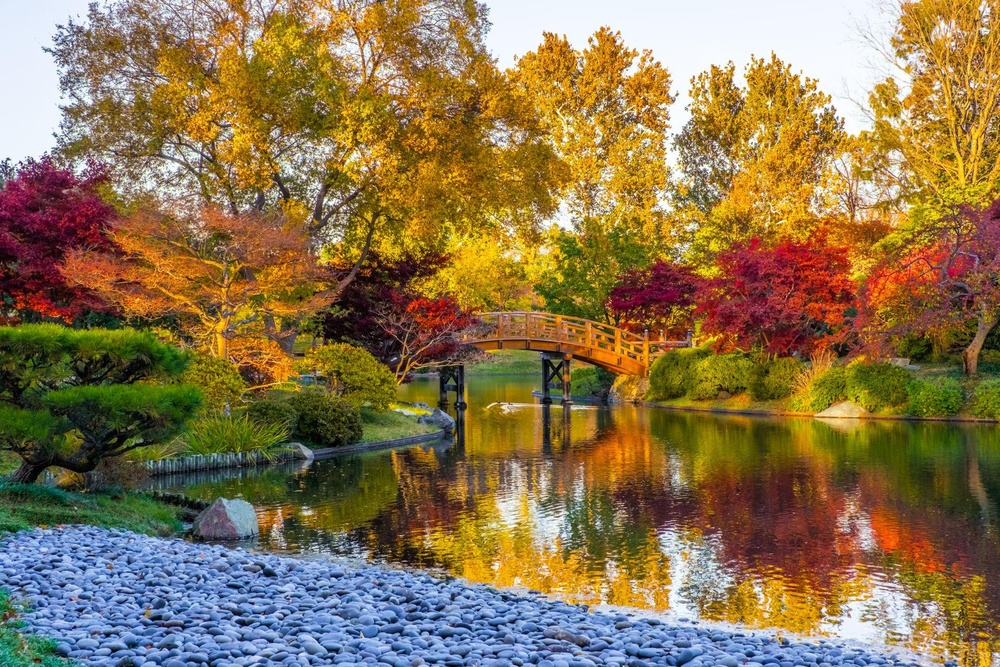
#> input picture lab4/jesien.jpg, 1000 x 667 px, shrunk from 1920 x 1280 before the run; the run also reads 1 picture not shown here
$ python lab4.py
#> lines starting #> are read from the running program, lines starting #| are printed output that depends on the picture
from PIL import Image, ImageOps
import numpy as np
from PIL import ImageChops
import matplotlib.pyplot as plt
im1 = Image.open('jesien.jpg')
#> im1 is the input picture: PIL image 1000x667 RGB; mean R, G, B 138.1, 116.3, 78.7
print("tryb", im1.mode)
#| tryb RGB
print("format", im1.format)
#| format JPEG
print("rozmiar", im1.size)
#| rozmiar (1000, 667)
T = np.array(im1)
t_r = T[:, :, 0]
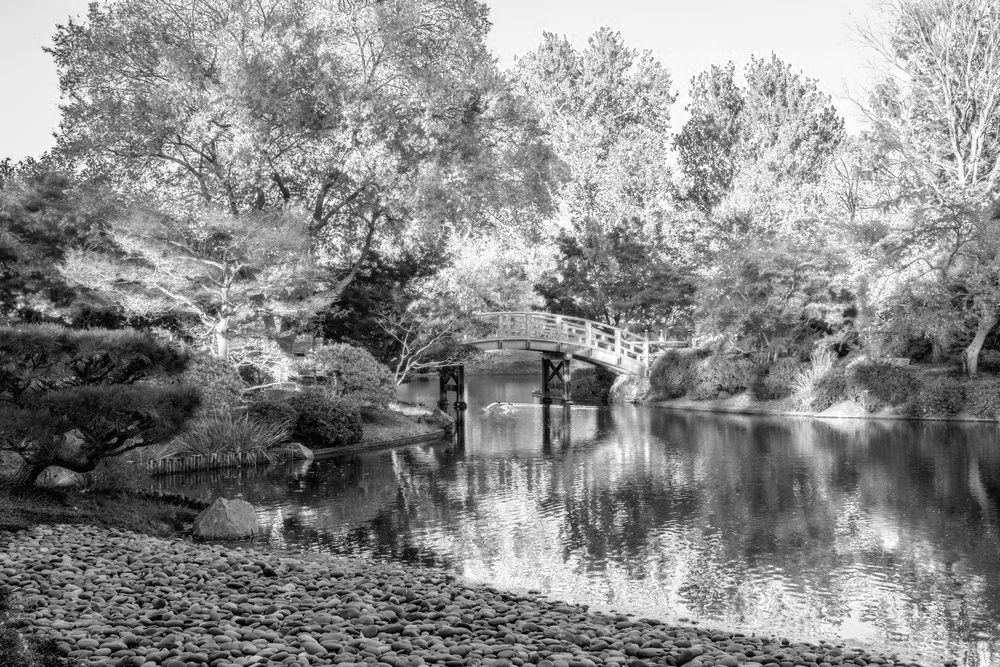
#> t_r: shape (667, 1000); min 0, max 255, mean 138.1
im_r = Image.fromarray(t_r)
t_g = T[:, :, 1]
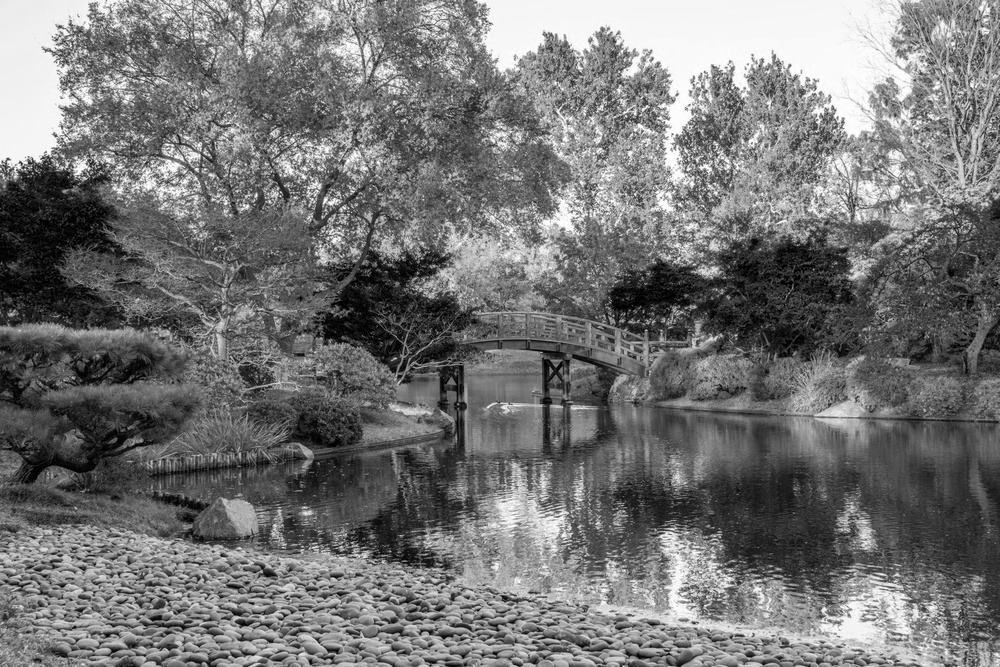
#> t_g: shape (667, 1000); min 0, max 255, mean 116.3
im_g = Image.fromarray(t_g)
t_b = T[:, :, 2]
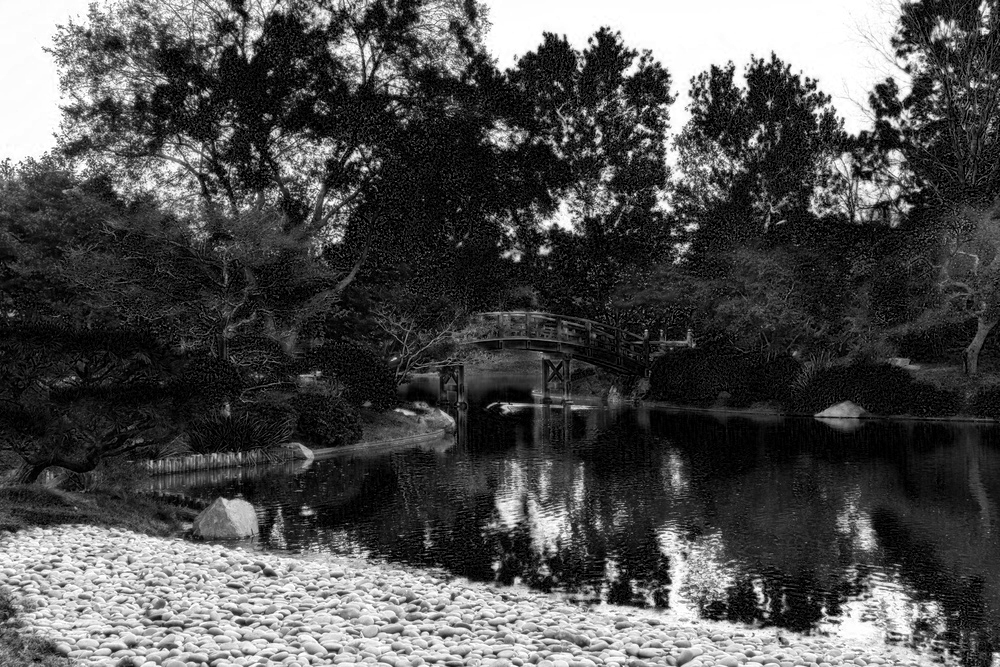
#> t_b: shape (667, 1000); min 0, max 255, mean 78.7
im_b = Image.fromarray(t_b)
im2 = Image.merge('RGB', (im_r, im_g, im_b))
diff = ImageChops.difference(im1, im2)
#> diff: PIL image 1000x667 RGB; every value is 0
print("Czy tablice sa rowne? ",np.array_equal(im1,im2))
#| Czy tablice sa rowne?  True
r, g, b = im1.split()
print("tryb", r.mode)
#| tryb L
print("tryb", g.mode)
#| tryb L
print("tryb", b.mode)
#| tryb L
diff_r = ImageChops.difference(r, im_r)
#> diff_r: PIL image 1000x667 L; every value is 0
diff_g = ImageChops.difference(g, im_g)
diff_b = ImageChops.difference(b, im_b)
im3 = Image.merge('RGB', (g, r, b))
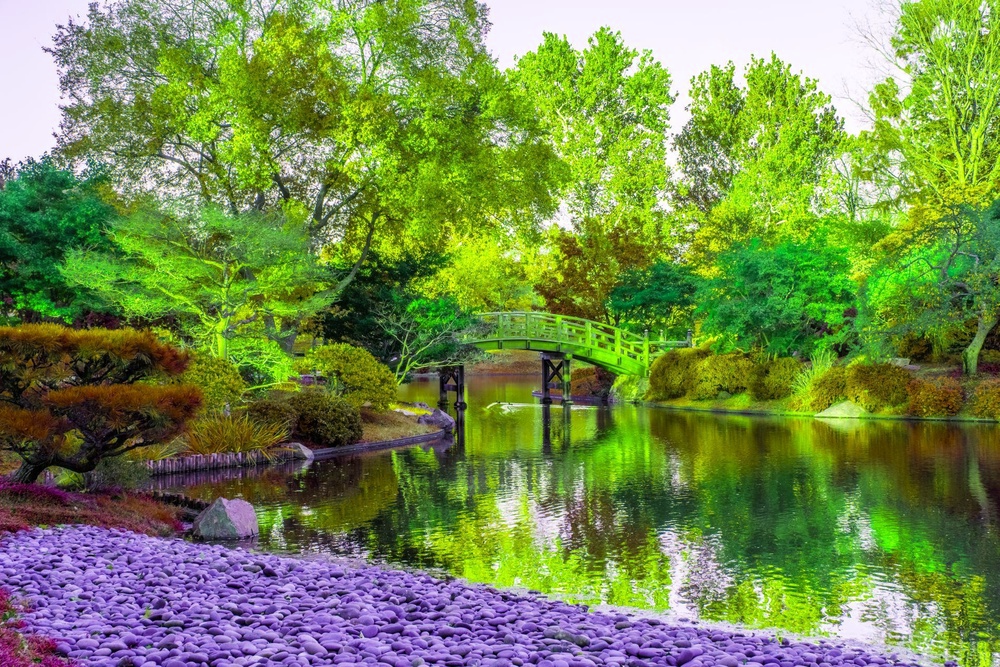
#> im3: PIL image 1000x667 RGB; mean R, G, B 116.3, 138.1, 78.7
#im3.show()
#im2.show()
diff_im = ImageChops.difference(im1,im2)
#diff_im.show()
im3.save("im3.jpg")
im3.save("im3.png")
im3_png = Image.open("im3.png")
im3_jpg = Image.open("im3.jpg")
diff_im3 = ImageChops.difference(im3_png,im3_jpg)
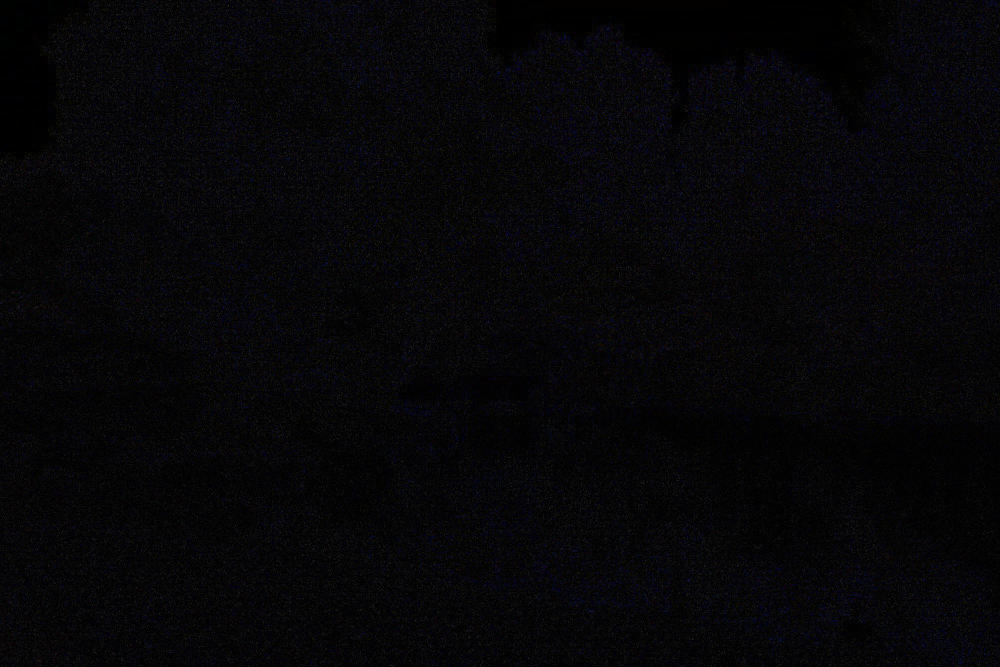
#> diff_im3: PIL image 1000x667 RGB; mean R, G, B 6.2, 5.8, 7.8
diff_im3.show()
print("Czy tablice sa rowne? ",np.array_equal(im3_png,im3_jpg))
#| Czy tablice sa rowne?  False

ob1_jpg = Image.open("obraz1_2.jpg")
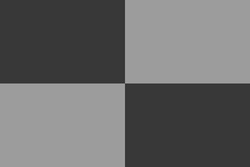
#> input picture lab4/obraz1_2.jpg, 250 x 167 px, shrunk from 480 x 320 before the run
#> ob1_jpg is the input picture: PIL image 250x167 L; min 44, max 167, mean 106
ob1_png =Image.open("obraz1_2.png")
ob2_jpg =Image.open("obraz1_1N.jpg")
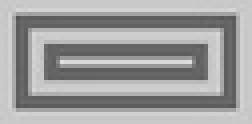
#> input picture lab4/obraz1_1N.jpg, 63 x 31 px, shrunk from 120 x 60 before the run (shown 4 times larger)
#> ob2_jpg is the input picture: PIL image 63x31 L; min 85, max 225, mean 158.4
ob2_png =Image.open("obraz1_1N.png")
ob3_jpg =Image.open("obraz1_2N.jpg")
ob3_png =Image.open("obraz1_2N.png")
diff_ob1 = ImageChops.difference(ob1_jpg,ob1_png)
#> diff_ob1: PIL image 250x167 L; every value is 0
diff_ob2 = ImageChops.difference(ob2_jpg,ob2_png)
#> diff_ob2: PIL image 63x31 L; every value is 0
diff_ob3 = ImageChops.difference(ob3_jpg,ob3_png)
plt.figure(figsize=(32, 16))
plt.subplot(3,3,1)
plt.imshow(ob1_jpg, "gray")
plt.axis('off')
plt.subplot(3,3,2)
plt.imshow(ob1_png, "gray")
plt.axis('off')
plt.subplot(3,3,3)
plt.imshow(diff_ob1, "gray")
plt.axis('off')
plt.subplot(3,3,4)
plt.imshow(ob2_jpg, "gray")
plt.axis('off')
plt.subplot(3,3,5)
plt.imshow(ob2_png, "gray")
plt.axis('off')
plt.subplot(3,3,6)
plt.imshow(diff_ob2, "gray")
plt.axis('off')
plt.subplot(3,3,7)
plt.imshow(ob3_jpg, "gray")
plt.axis('off')
plt.subplot(3,3,8)
plt.imshow(ob3_png, "gray")
plt.axis('off')
plt.subplot(3,3,9)
plt.imshow(diff_ob3, "gray")
plt.axis('off')
plt.subplots_adjust(wspace=0.05, hspace=0.05)
plt.show()
